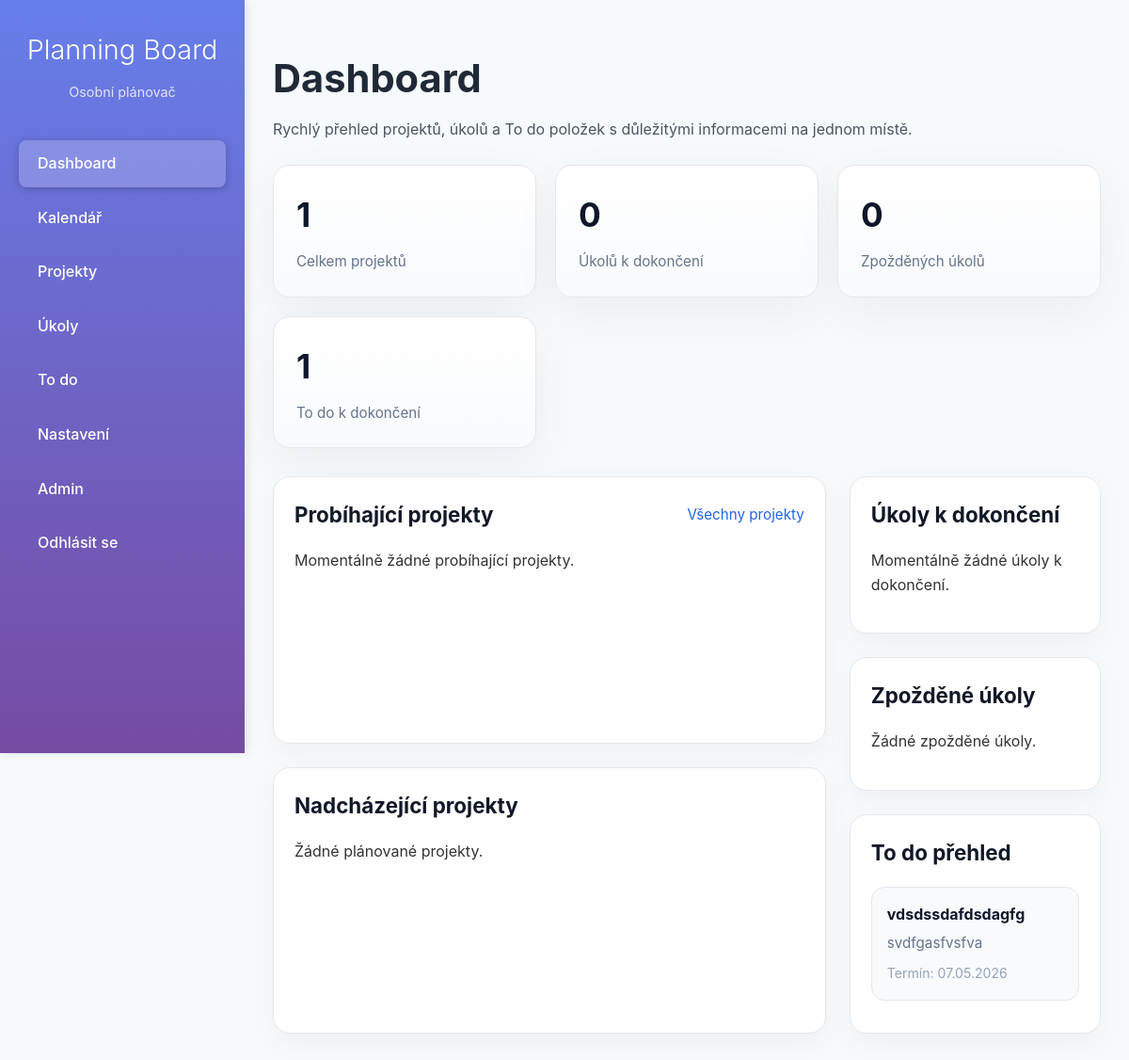
Page /tasks/ (signed in) on the earlier database version.
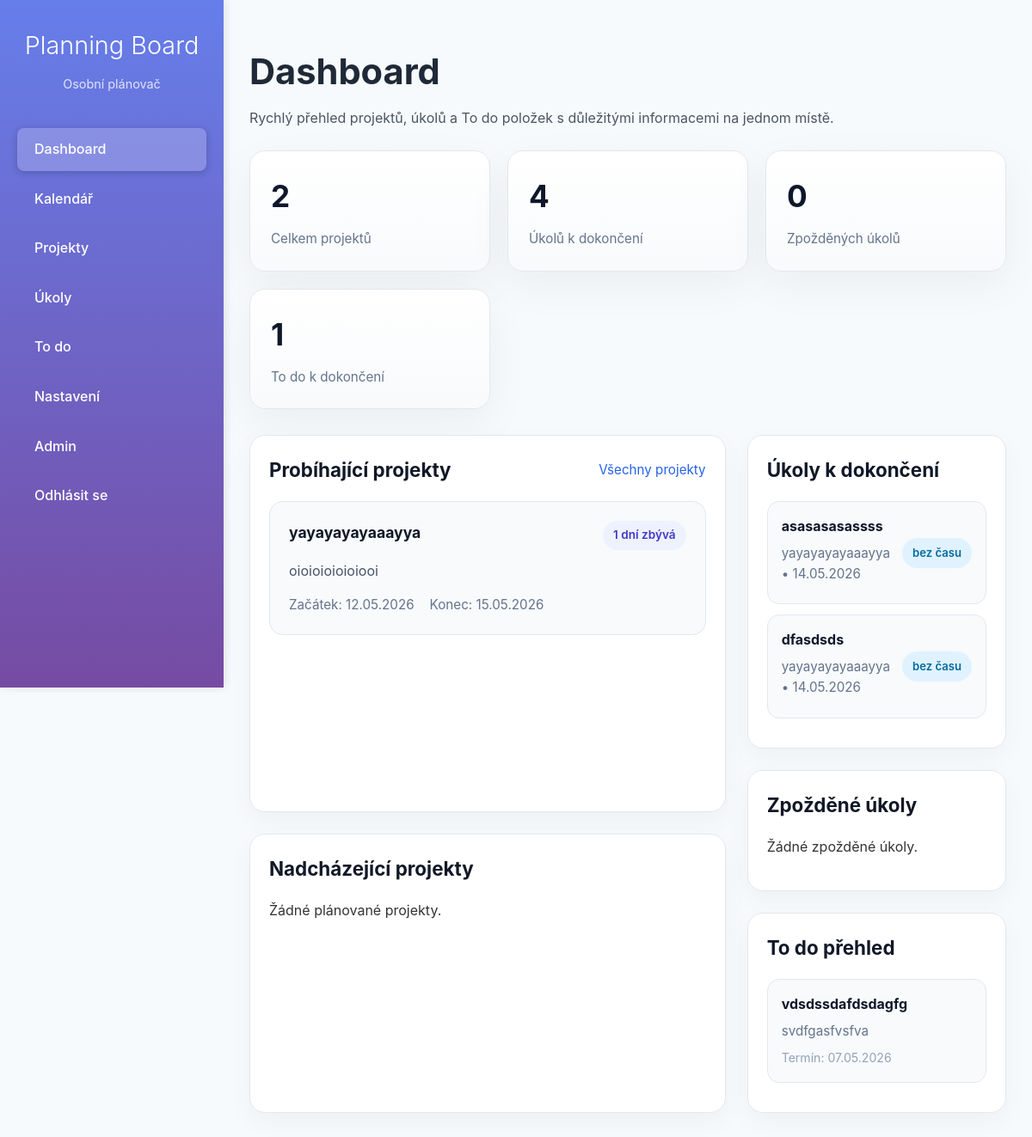
Same page on the later database version.
### tasks/models.py (models this page shows, shortened)
class Todo(models.Model):
    user = models.ForeignKey(User, on_delete=models.CASCADE)
    title = models.CharField(max_length=255)
    description = models.TextField(blank=True)
    due_date = models.DateField()
    completed = models.BooleanField(default=False)
    created_at = models.DateTimeField(auto_now_add=True)

class Project(models.Model):
    user = models.ForeignKey(User, on_delete=models.CASCADE)
    title = models.CharField(max_length=200)
    description = models.TextField(blank=True)
    start_date = models.DateField()
    end_date = models.DateField()
    calendar = models.ForeignKey(Calendar, on_delete=models.CASCADE)
    completed = models.BooleanField(default=False)
    @property
    def remaining_days(self):
        from datetime import date
        today = date.today()
        return max(0, (self.end_date - today).days)

class Task(models.Model):
    PRIORITY_HIGH = 1
    PRIORITY_MEDIUM = 2
    PRIORITY_LOW = 3
    PRIORITY_CHOICES = [
        (PRIORITY_HIGH, "Vysoká"),
        (PRIORITY_MEDIUM, "Střední"),
        (PRIORITY_LOW, "Nízká"),
    ]
    project = models.ForeignKey(Project, on_delete=models.CASCADE, related_name="tasks")
    user = models.ForeignKey(User, on_delete=models.CASCADE)
    title = models.CharField(max_length=255)
    description = models.TextField(blank=True)
    date = models.DateField()
    start_time = models.TimeField(null=True, blank=True)
    end_time = models.TimeField(null=True, blank=True)
    priority = models.IntegerField(choices=PRIORITY_CHOICES, default=PRIORITY_MEDIUM)
    tags = models.ManyToManyField(Tag, blank=True)
    completed = models.BooleanField(default=False)
    created_at = models.DateTimeField(auto_now_add=True)

### tasks/views.py (the view)
# urls.py: path("", views.dashboard, name="dashboard"),
@login_required
def dashboard(request):
    user = request.user
    calendar = Calendar.objects.filter(user=user).first()
    if not calendar:
        calendar = Calendar.objects.create(user=user, field="Můj kalendář")
    total_projects = Project.objects.filter(user=user).count()
    total_tasks = Task.objects.filter(user=user).count()
    completed_tasks = Task.objects.filter(user=user, completed=True).count()
    pending_tasks = total_tasks - completed_tasks
    total_todos = Todo.objects.filter(user=user).count()
    completed_todos = Todo.objects.filter(user=user, completed=True).count()
    pending_todos = total_todos - completed_todos
    week_ago = timezone.now() - timedelta(days=7)
    recent_tasks = Task.objects.filter(
        user=user,
        created_at__gte=week_ago
    ).order_by('-created_at')[:5]
    today_tasks = Task.objects.filter(
        user=user,
        date=date.today()
    ).order_by('start_time')
    today_todos = Todo.objects.filter(
        user=user,
        due_date=date.today()
    ).order_by('created_at')
    current_projects = Project.objects.filter(
        user=user,
        start_date__lte=date.today(),
        end_date__gte=date.today()
    ).order_by('end_date')
    upcoming_projects = Project.objects.filter(
        user=user,
        start_date__gt=date.today()
    ).order_by('start_date')
    overdue_projects = Project.objects.filter(
        user=user,
        end_date__lt=date.today()
    ).order_by('-end_date')
    pending_tasks_list = Task.objects.filter(
        user=user,
        completed=False,
        project__completed=False
    ).order_by('date', 'start_time')[:6]
    overdue_tasks = Task.objects.filter(
        user=user,
        completed=False,
        project__completed=False,
        date__lt=date.today()
    ).order_by('date', 'start_time')[:6]
    recent_completed_tasks = Task.objects.filter(
        user=user,
        completed=True
    ).order_by('-date')[:6]
    todo_pending = Todo.objects.filter(
        user=user,
        completed=False
    ).order_by('due_date')[:6]
    todo_completed = Todo.objects.filter(
        user=user,
        completed=True
    ).order_by('-due_date')[:6]
    context = {
        'calendar': calendar,
        'total_projects': total_projects,
        'total_tasks': total_tasks,
        'completed_tasks': completed_tasks,
        'pending_tasks': pending_tasks,
        'overdue_tasks': overdue_tasks.count(),
        'total_todos': total_todos,
        'completed_todos': completed_todos,
        'pending_todos': pending_todos,
        'recent_tasks': recent_tasks,
        'today_tasks': today_tasks,
        'current_projects': current_projects,
        'upcoming_projects': upcoming_projects,
        'overdue_projects': overdue_projects,
        'pending_tasks_list': pending_tasks_list,
        'overdue_tasks_list': overdue_tasks,
        'recent_completed_tasks': recent_completed_tasks,
        'todo_pending': todo_pending,
        'todo_completed': todo_completed,
        'today_todos': today_todos,
    }
    return render(request, "tasks/dashboard.html", context)

### tasks/templates/tasks/dashboard.html (shortened to what this page needs)
{% extends "base.html" %}
{% block content %}
<div class="dashboard">
    <div class="dashboard-header">
        <div>
            <h1>Dashboard</h1>
            <p>Rychlý přehled projektů, úkolů a To do položek s důležitými informacemi na jednom místě.</p>
        </div>
    </div>
    <div class="stats-grid">
        <div class="stat-card">
            <h3>{{ total_projects }}</h3>
            <p>Celkem projektů</p>
        </div>
        <div class="stat-card">
            <h3>{{ pending_tasks }}</h3>
            <p>Úkolů k dokončení</p>
        </div>
        <div class="stat-card">
            <h3>{{ overdue_tasks }}</h3>
            <p>Zpožděných úkolů</p>
        </div>
        <div class="stat-card">
            <h3>{{ pending_todos }}</h3>
            <p>To do k dokončení</p>
        </div>
    </div>
    <div class="dashboard-content">
        <div class="main-column">
            <div class="section section-panel">
                <div class="section-title-row">
                    <h2>Probíhající projekty</h2>
                    <a href="{% url 'tasks:project_list' %}" class="small-link">Všechny projekty</a>
                </div>
                {% if current_projects %}
                    <div class="project-grid">
                        {% for project in current_projects %}
                            <div class="project-card project-card-large">
                                <div class="project-card-header">
                                    <h3><a href="{% url 'tasks:project_detail' project.pk %}">{{ project.title }}</a></h3>
                                    <span class="project-badge">{{ project.remaining_days }} dní zbývá</span>
                                </div>
                                <p>{{ project.description|truncatechars:120|default:"Bez popisu" }}</p>
                                <div class="project-meta-row">
                                    <span>Začátek: {{ project.start_date|date:"d.m.Y" }}</span>
                                    <span>Konec: {{ project.end_date|date:"d.m.Y" }}</span>
                                </div>
                            </div>
                        {% endfor %}
                    </div>
                {% else %}
                    <p>Momentálně žádné probíhající projekty.</p>
                {% endif %}
            </div>
            <div class="section section-panel">
                <div class="section-title-row">
                    <h2>Nadcházející projekty</h2>
                </div>
                {% if upcoming_projects %}
                    <div class="project-grid">
                        {% for project in upcoming_projects %}
                            <div class="project-card project-card-small">
                                <h4><a href="{% url 'tasks:project_detail' project.pk %}">{{ project.title }}</a></h4>
                                <p>{{ project.description|truncatechars:100|default:"Bez popisu" }}</p>
                                <div class="project-meta-row">
                                    <span>Začíná: {{ project.start_date|date:"d.m.Y" }}</span>
                                    <span>Konec: {{ project.end_date|date:"d.m.Y" }}</span>
                                </div>
                            </div>
                        {% endfor %}
                    </div>
                {% else %}
                    <p>Žádné plánované projekty.</p>
                {% endif %}
            </div>
        </div>
        <aside class="side-column">
            <div class="section section-panel">
                <div class="section-title-row">
                    <h2>Úkoly k dokončení</h2>
                </div>
                {% if pending_tasks_list %}
                    <ul class="task-list">
                        {% for task in pending_tasks_list %}
                            <li class="task-item{% if task.completed %} completed{% endif %}">
                                <div class="task-info">
                                    <h4>{{ task.title }}</h4>
                                    <p>{{ task.project.title }} • {{ task.date|date:"d.m.Y" }}</p>
                                </div>
                                <span class="task-chip">{% if task.start_time %}{{ task.start_time }}{% else %}bez času{% endif %}</span>
                            </li>
                        {% endfor %}
                    </ul>
                {% else %}
                    <p>Momentálně žádné úkoly k dokončení.</p>
                {% endif %}
            </div>
            <div class="section section-panel">
                <div class="section-title-row">
                    <h2>Zpožděné úkoly</h2>
                </div>
                {% if overdue_tasks_list %}
                    <ul class="task-list">
                        {% for task in overdue_tasks_list %}
                            <li class="task-item overdue">
                                <div class="task-info">
                                    <h4>{{ task.title }}</h4>
                                    <p>{{ task.project.title }} • {{ task.date|date:"d.m.Y" }}</p>
                                </div>
                                <span class="task-chip overdue-chip">po termínu</span>
                            </li>
                        {% endfor %}
                    </ul>
                {% else %}
                    <p>Žádné zpožděné úkoly.</p>
                {% endif %}
            </div>
            <div class="section section-panel">
                <div class="section-title-row">
                    <h2>To do přehled</h2>
                </div>
                {% if todo_pending %}
                    <ul class="task-list">
                        {% for todo in todo_pending %}
                            <li class="task-item{% if todo.completed %} completed{% endif %}">
                                <div class="task-info">
                                    <h4>{{ todo.title }}</h4>
                                    <p>{{ todo.description|truncatechars:60 }}</p>
                                    <small>Termín: {{ todo.due_date|date:"d.m.Y" }}</small>
                                </div>
                            </li>
                        {% endfor %}
                    </ul>
                {% else %}
                    <p>Žádné nesplněné To do.</p>
                {% endif %}
            </div>
        </aside>
    </div>
</div>
{% endblock %}

### templates/base.html (shortened to what this page needs)
<!DOCTYPE html>
<html lang="cs">
<head>
    {% load static %}
    <link rel="stylesheet" href="{% static 'tasks/style.css' %}">
</head>
<body>
    <div class="sidebar">
        <div class="logo">Planning Board</div>
        <div class="subtitle">Osobní plánovač</div>
        <nav>
            <a href="{% url 'tasks:dashboard' %}" class="{% if request.resolver_match.url_name == 'dashboard' %}active{% endif %}">Dashboard</a>
            <a href="{% url 'tasks:calendar_view' %}" class="{% if request.resolver_match.url_name == 'calendar_view' %}active{% endif %}">Kalendář</a>
            <a href="{% url 'tasks:project_list' %}" class="{% if request.resolver_match.url_name == 'project_list' %}active{% endif %}">Projekty</a>
            <a href="{% url 'tasks:task_list' %}" class="{% if request.resolver_match.url_name == 'task_list' %}active{% endif %}">Úkoly</a>
            <a href="{% url 'tasks:todo_list' %}" class="{% if request.resolver_match.url_name == 'todo_list' %}active{% endif %}">To do</a>
            <a href="{% url 'tasks:user_settings' %}" class="{% if request.resolver_match.url_name == 'user_settings' %}active{% endif %}">Nastavení</a>
            <a href="{% url 'admin:index' %}">Admin</a>
            {% if request.user.is_authenticated %}
                <a href="{% url 'logout' %}">Odhlásit se</a>
            {% else %}
                <a href="{% url 'login' %}">Přihlásit se</a>
            {% endif %}
        </nav>
    </div>
    <div class="content">
        {% block content %}
        {% endblock %}
    </div>
</body>
</html>

Differences in the rows shown:
added Project: title "yayayayayaaayya", remaining_days "1", description "oioioioioioiooi", start_date "12.05.2026", end_date "15.05.2026"
added Task: title "asasasasassss", project "yayayayayaaayya", date "14.05.2026", shows "bez času"
added Task: title "dfasdsds", project "yayayayayaaayya", date "14.05.2026", shows "bez času"
Other differences:
{{ total_projects }}: "1" → "2"
{{ pending_tasks }}: "0" → "4"
text no longer shown: "Momentálně žádné probíhající projekty. Momentálně žádné úkoly k dokončení."
